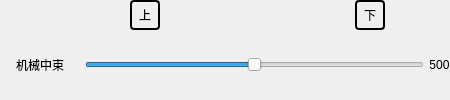
                         <widget class="QWidget" name="widget_12" native="true">
                          <property name="minimumSize">
                           <size>
                            <width>450</width>
                            <height>100</height>
                           </size>
                          </property>
                          <layout class="QVBoxLayout" name="verticalLayout_16">
                           <property name="spacing">
                            <number>0</number>
                           </property>
                           <property name="leftMargin">
                            <number>0</number>
                           </property>
                           <property name="topMargin">
                            <number>0</number>
                           </property>
                           <property name="rightMargin">
                            <number>0</number>
                           </property>
                           <property name="bottomMargin">
                            <number>0</number>
                           </property>
                           <item>
                            <widget class="QWidget" name="widget_15" native="true">
                             <property name="maximumSize">
                              <size>
                               <width>16777215</width>
                               <height>30</height>
                              </size>
                             </property>
                             <layout class="QHBoxLayout" name="horizontalLayout_17">
                              <property name="spacing">
                               <number>0</number>
                              </property>
                              <property name="leftMargin">
                               <number>0</number>
                              </property>
                              <property name="topMargin">
                               <number>0</number>
                              </property>
                              <property name="rightMargin">
                               <number>0</number>
                              </property>
                              <property name="bottomMargin">
                               <number>0</number>
                              </property>
                              <item>
                               <spacer name="horizontalSpacer_30">
                                <property name="orientation">
                                 <enum>Qt::Horizontal</enum>
                                </property>
                                <property name="sizeHint" stdset="0">
                                 <size>
                                  <width>62</width>
                                  <height>20</height>
                                 </size>
                                </property>
                               </spacer>
                              </item>
                              <item>
                               <spacer name="horizontalSpacer_31">
                                <property name="orientation">
                                 <enum>Qt::Horizontal</enum>
                                </property>
                                <property name="sizeHint" stdset="0">
                                 <size>
                                  <width>40</width>
                                  <height>20</height>
                                 </size>
                                </property>
                               </spacer>
                              </item>
                              <item>
                               <widget class="QLabel" name="label_20">
                                <property name="minimumSize">
                                 <size>
                                  <width>30</width>
                                  <height>30</height>
                                 </size>
                                </property>
                                <property name="maximumSize">
                                 <size>
                                  <width>30</width>
                                  <height>30</height>
                                 </size>
                                </property>
                                <property name="styleSheet">
                                 <string notr="true">QLabel
{
font: 12pt &quot;楷体&quot;;
border:2px solid;
border-radius:4px;
}</string>
                                </property>
                                <property name="text">
                                 <string>上</string>
                                </property>
                                <property name="alignment">
                                 <set>Qt::AlignCenter</set>
                                </property>
                               </widget>
                              </item>
                              <item>
                               <spacer name="horizontalSpacer_32">
                                <property name="orientation">
                                 <enum>Qt::Horizontal</enum>
                                </property>
                                <property name="sizeHint" stdset="0">
                                 <size>
                                  <width>40</width>
                                  <height>20</height>
                                 </size>
                                </property>
                               </spacer>
                              </item>
                              <item>
                               <spacer name="horizontalSpacer_33">
                                <property name="orientation">
                                 <enum>Qt::Horizontal</enum>
                                </property>
                                <property name="sizeHint" stdset="0">
                                 <size>
                                  <width>40</width>
                                  <height>20</height>
                                 </size>
                                </property>
                               </spacer>
                              </item>
                              <item>
                               <spacer name="horizontalSpacer_34">
                                <property name="orientation">
                                 <enum>Qt::Horizontal</enum>
                                </property>
                                <property name="sizeHint" stdset="0">
                                 <size>
                                  <width>62</width>
                                  <height>20</height>
                                 </size>
                                </property>
                               </spacer>
                              </item>
                              <item>
                               <widget class="QLabel" name="label_21">
                                <property name="minimumSize">
                                 <size>
                                  <width>30</width>
                                  <height>30</height>
                                 </size>
                                </property>
                                <property name="maximumSize">
                                 <size>
                                  <width>30</width>
                                  <height>30</height>
                                 </size>
                                </property>
                                <property name="styleSheet">
                                 <string notr="true">QLabel
{
font: 12pt &quot;楷体&quot;;
border:2px solid;
border-radius:4px;
}</string>
                                </property>
                                <property name="text">
                                 <string>下</string>
                                </property>
                                <property name="alignment">
                                 <set>Qt::AlignCenter</set>
                                </property>
                               </widget>
                              </item>
                              <item>
                               <spacer name="horizontalSpacer_35">
                                <property name="orientation">
                                 <enum>Qt::Horizontal</enum>
                                </property>
                                <property name="sizeHint" stdset="0">
                                 <size>
                                  <width>40</width>
                                  <height>20</height>
                                 </size>
                                </property>
                               </spacer>
                              </item>
                             </layout>
                            </widget>
                           </item>
                           <item>
                            <widget class="QWidget" name="JXB_J1_widget_2" native="true">
                             <layout class="QHBoxLayout" name="horizontalLayout_13">
                              <property name="spacing">
                               <number>5</number>
                              </property>
                              <property name="leftMargin">
                               <number>0</number>
                              </property>
                              <property name="topMargin">
                               <number>0</number>
                              </property>
                              <property name="rightMargin">
                               <number>0</number>
                              </property>
                              <property name="bottomMargin">
                               <number>0</number>
                              </property>
                              <item>
                               <widget class="QToolButton" name="toolButton_4">
                                <property name="minimumSize">
                                 <size>
                                  <width>80</width>
                                  <height>65</height>
                                 </size>
                                </property>
                                <property name="maximumSize">
                                 <size>
                                  <width>80</width>
                                  <height>65</height>
                                 </size>
                                </property>
                                <property name="styleSheet">
                                 <string notr="true">QToolButton
{
font: 12pt &quot;楷体&quot;;
border:0px solid;
border-radius:4px;
background:transparent;
}
QToolButton:hover
{
border:0px solid;
background-color: rgb(27, 49, 73);
border-radius:4px;
background:transparent;
}</string>
                                </property>
                                <property name="text">
                                 <string>机械中束</string>
                                </property>
                                <property name="icon">
                                 <iconset resource="res.qrc">
                                  <normaloff>:/ptr/JXB2.png</normaloff>:/ptr/JXB2.png</iconset>
                                </property>
                                <property name="iconSize">
                                 <size>
                                  <width>40</width>
                                  <height>40</height>
                                 </size>
                                </property>
                                <property name="toolButtonStyle">
                                 <enum>Qt::ToolButtonTextUnderIcon</enum>
                                </property>
                               </widget>
                              </item>
                              <item>
                               <widget class="QSlider" name="JDT_JXB_J2">
                                <property name="maximum">
                                 <number>1000</number>
                                </property>
                                <property name="value">
                                 <number>500</number>
                                </property>
                                <property name="orientation">
                                 <enum>Qt::Horizontal</enum>
                                </property>
                               </widget>
                              </item>
                              <item>
                               <widget class="QLabel" name="JDT_JXB_J2_lbl">
                                <property name="styleSheet">
                                 <string notr="true">QLabel
{
font: 11pt &quot;楷体&quot;;
border:0px solid;
background:transparent;
}</string>
                                </property>
                                <property name="text">
                                 <string>500</string>
                                </property>
                                <property name="alignment">
                                 <set>Qt::AlignCenter</set>
                                </property>
                               </widget>
                              </item>
                             </layout>
                            </widget>
                           </item>
                          </layout>
                         </widget>
